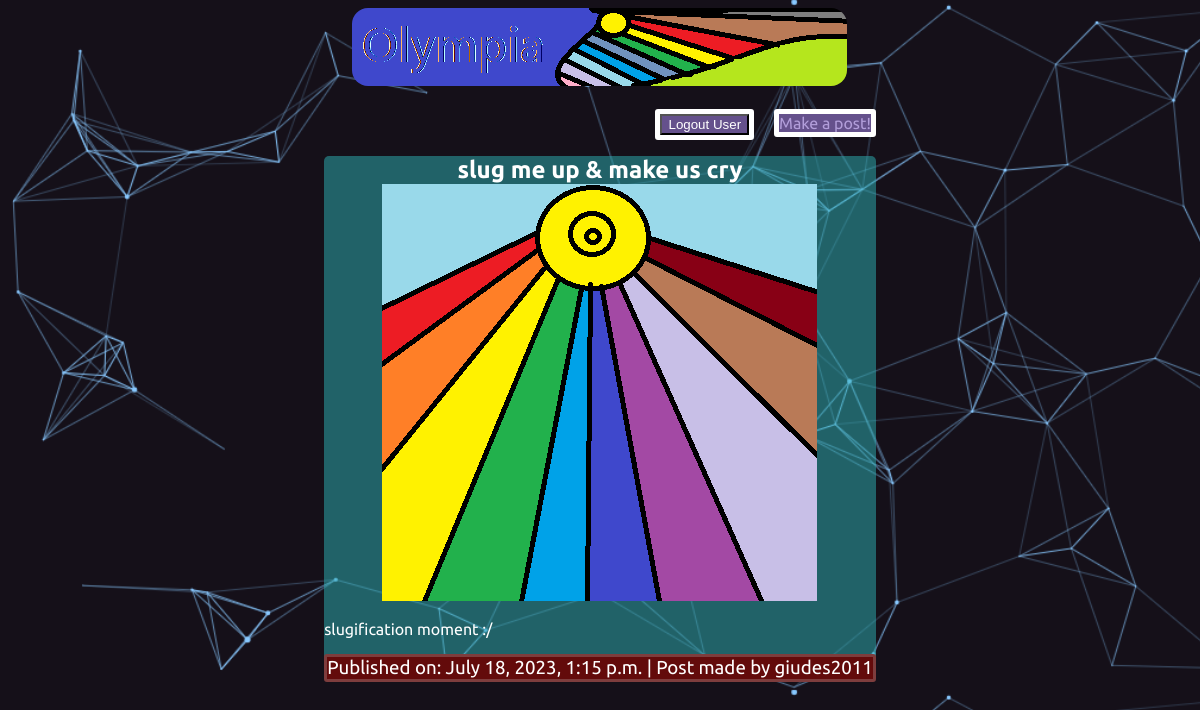
The app's page /articles/slug-me-up-and-make-us-cry/ (signed in) with its own data.
### articles/models.py (models this page shows, shortened)
class Article(models.Model):
    title = models.CharField(max_length=100)
    slug = models.SlugField()
    body = models.TextField()
    date = models.DateTimeField(auto_now_add=True)
    thumb = models.ImageField(default='default.png', blank=True)
    author = models.ForeignKey(User, on_delete=models.CASCADE, default=None)

### articles/views.py (the view)
# urls.py: url(r'^(?P<slug>[\w-]+)/$', views.artiDetail, name="detail"),
def artiDetail(request, slug):
    article = Article.objects.get(slug=slug)
    return render(request, 'articles/articleDetail.html', { 'article': article })

### template/articles/articleDetail.html
{% extends 'baseLayout.html' %}
{% block content %}
<div class="article-detail">
    <div class="article">
        <center><h2>{{ article.title }}</h2></center>
        <center><img src="{{ article.thumb.url }}"/></center>
        <p>{{ article.body }}</p>
        <center><h3>Published on: {{ article.date }} |  Post made by {{ article.author }}</h3></center>
    </div>
</div>
{% endblock %}

### metas/articlePage.css (style rules this page uses)
body { justify-content: center; align-items: center; display: flex; justify-items: center; background-color: aquamarine; font-family: 'Ubuntu', sans-serif; background-image: url(/static/back.png); background-size: cover; background-attachment: scroll; }
.article-detail { background-color: rgba(46, 179, 184, 0.5); justify-items: center; border-radius: 5px; justify-content: center; align-items: center; }
h1, h2, h3, h4, h5 { font-weight: normal; color: #fff; margin: 0; }
.article-detail .article { color: #fff; }
.article-detail .article h2 { font-weight: bold; }
.article-detail .article h3 { border: 3px solid rgb(126, 61, 61); background: rgb(99, 11, 11); border-radius: 3px; }

### records on screen
Article: title "slug me up & make us cry", thumb (placeholder picture), body "slugification moment :/", date "July 18, 2023, 1:15 p.m.", author "giudes2011"
